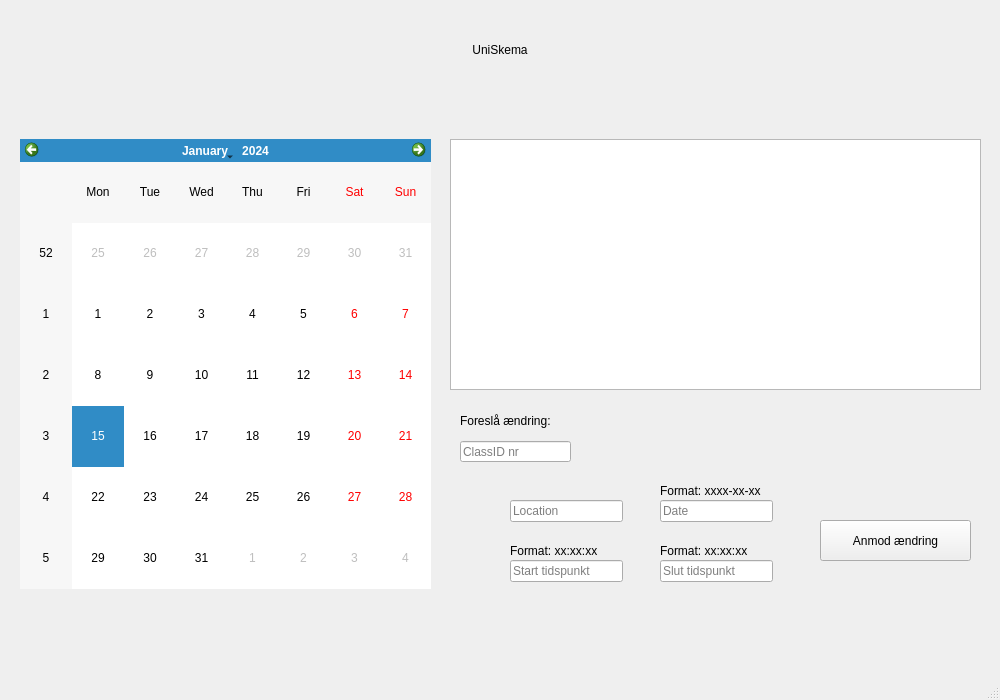
<?xml version="1.0" encoding="UTF-8"?>
<ui version="4.0">
 <class>MainWindow</class>
 <widget class="QMainWindow" name="MainWindow">
  <property name="geometry">
   <rect>
    <x>0</x>
    <y>0</y>
    <width>1000</width>
    <height>700</height>
   </rect>
  </property>
  <property name="sizePolicy">
   <sizepolicy hsizetype="Fixed" vsizetype="Fixed">
    <horstretch>0</horstretch>
    <verstretch>0</verstretch>
   </sizepolicy>
  </property>
  <property name="minimumSize">
   <size>
    <width>1000</width>
    <height>700</height>
   </size>
  </property>
  <property name="maximumSize">
   <size>
    <width>1000</width>
    <height>700</height>
   </size>
  </property>
  <property name="windowTitle">
   <string>MainWindow</string>
  </property>
  <widget class="QWidget" name="centralwidget">
   <widget class="QLabel" name="label">
    <property name="geometry">
     <rect>
      <x>0</x>
      <y>0</y>
      <width>1000</width>
      <height>100</height>
     </rect>
    </property>
    <property name="styleSheet">
     <string notr="true">font: 500 30pt;</string>
    </property>
    <property name="text">
     <string>UniSkema</string>
    </property>
    <property name="alignment">
     <set>Qt::AlignCenter</set>
    </property>
   </widget>
   <widget class="QCalendarWidget" name="calendarWidget2">
    <property name="geometry">
     <rect>
      <x>20</x>
      <y>139</y>
      <width>411</width>
      <height>450</height>
     </rect>
    </property>
   </widget>
   <widget class="QListWidget" name="ScheduleList">
    <property name="geometry">
     <rect>
      <x>450</x>
      <y>139</y>
      <width>531</width>
      <height>251</height>
     </rect>
    </property>
   </widget>
   <widget class="QLineEdit" name="Line_classid">
    <property name="geometry">
     <rect>
      <x>460</x>
      <y>441</y>
      <width>111</width>
      <height>21</height>
     </rect>
    </property>
    <property name="placeholderText">
     <string>ClassID nr</string>
    </property>
   </widget>
   <widget class="QLineEdit" name="Line_date">
    <property name="geometry">
     <rect>
      <x>660</x>
      <y>500</y>
      <width>113</width>
      <height>22</height>
     </rect>
    </property>
    <property name="placeholderText">
     <string>Date</string>
    </property>
   </widget>
   <widget class="QLineEdit" name="Line_location">
    <property name="geometry">
     <rect>
      <x>510</x>
      <y>500</y>
      <width>113</width>
      <height>22</height>
     </rect>
    </property>
    <property name="placeholderText">
     <string>Location</string>
    </property>
   </widget>
   <widget class="QLineEdit" name="Line_end">
    <property name="geometry">
     <rect>
      <x>660</x>
      <y>560</y>
      <width>113</width>
      <height>22</height>
     </rect>
    </property>
    <property name="accessibleName">
     <string/>
    </property>
    <property name="placeholderText">
     <string>Slut tidspunkt</string>
    </property>
   </widget>
   <widget class="QLabel" name="label_2">
    <property name="geometry">
     <rect>
      <x>460</x>
      <y>410</y>
      <width>141</width>
      <height>21</height>
     </rect>
    </property>
    <property name="text">
     <string>Foreslå ændring:</string>
    </property>
   </widget>
   <widget class="QLineEdit" name="Line_start">
    <property name="geometry">
     <rect>
      <x>510</x>
      <y>560</y>
      <width>113</width>
      <height>22</height>
     </rect>
    </property>
    <property name="placeholderText">
     <string>Start tidspunkt</string>
    </property>
   </widget>
   <widget class="QPushButton" name="sendAnmodning">
    <property name="geometry">
     <rect>
      <x>820</x>
      <y>520</y>
      <width>151</width>
      <height>41</height>
     </rect>
    </property>
    <property name="text">
     <string>Anmod ændring</string>
    </property>
   </widget>
   <widget class="QLabel" name="label_3">
    <property name="geometry">
     <rect>
      <x>660</x>
      <y>480</y>
      <width>111</width>
      <height>21</height>
     </rect>
    </property>
    <property name="text">
     <string>Format: xxxx-xx-xx</string>
    </property>
   </widget>
   <widget class="QLabel" name="label_4">
    <property name="geometry">
     <rect>
      <x>510</x>
      <y>540</y>
      <width>111</width>
      <height>21</height>
     </rect>
    </property>
    <property name="text">
     <string>Format: xx:xx:xx</string>
    </property>
   </widget>
   <widget class="QLabel" name="label_5">
    <property name="geometry">
     <rect>
      <x>660</x>
      <y>540</y>
      <width>111</width>
      <height>21</height>
     </rect>
    </property>
    <property name="text">
     <string>Format: xx:xx:xx</string>
    </property>
   </widget>
  </widget>
  <widget class="QMenuBar" name="menubar">
   <property name="geometry">
    <rect>
     <x>0</x>
     <y>0</y>
     <width>1000</width>
     <height>22</height>
    </rect>
   </property>
  </widget>
  <widget class="QStatusBar" name="statusbar"/>
 </widget>
 <resources/>
 <connections/>
</ui>
